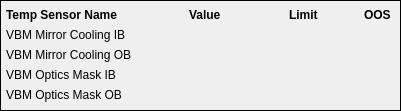
       <widget class="QFrame" name="frame_4">
        <property name="geometry">
         <rect>
          <x>960</x>
          <y>7</y>
          <width>401</width>
          <height>111</height>
         </rect>
        </property>
        <property name="frameShape">
         <enum>QFrame::Box</enum>
        </property>
        <property name="frameShadow">
         <enum>QFrame::Plain</enum>
        </property>
        <widget class="QLabel" name="label_98">
         <property name="geometry">
          <rect>
           <x>6</x>
           <y>6</y>
           <width>151</width>
           <height>17</height>
          </rect>
         </property>
         <property name="font">
          <font>
           <weight>75</weight>
           <bold>true</bold>
          </font>
         </property>
         <property name="text">
          <string>Temp Sensor Name</string>
         </property>
        </widget>
        <widget class="QLabel" name="label_100">
         <property name="geometry">
          <rect>
           <x>6</x>
           <y>66</y>
           <width>151</width>
           <height>17</height>
          </rect>
         </property>
         <property name="text">
          <string>VBM Optics Mask IB</string>
         </property>
        </widget>
        <widget class="QLabel" name="label_95">
         <property name="geometry">
          <rect>
           <x>189</x>
           <y>6</y>
           <width>71</width>
           <height>17</height>
          </rect>
         </property>
         <property name="font">
          <font>
           <weight>75</weight>
           <bold>true</bold>
          </font>
         </property>
         <property name="text">
          <string>Value</string>
         </property>
        </widget>
        <widget class="QELabel" name="qelabel_176">
         <property name="geometry">
          <rect>
           <x>164</x>
           <y>26</y>
           <width>91</width>
           <height>17</height>
          </rect>
         </property>
         <property name="alignment">
          <set>Qt::AlignRight|Qt::AlignTrailing|Qt::AlignVCenter</set>
         </property>
         <property name="variable" stdset="0">
          <string>MCTVBM01TES04:TEMPERATURE_MONITOR</string>
         </property>
        </widget>
        <widget class="QLabel" name="label_99">
         <property name="geometry">
          <rect>
           <x>6</x>
           <y>46</y>
           <width>151</width>
           <height>17</height>
          </rect>
         </property>
         <property name="text">
          <string>VBM Mirror Cooling OB</string>
         </property>
        </widget>
        <widget class="QELabel" name="qelabel_167">
         <property name="geometry">
          <rect>
           <x>268</x>
           <y>26</y>
           <width>86</width>
           <height>17</height>
          </rect>
         </property>
         <property name="alignment">
          <set>Qt::AlignRight|Qt::AlignTrailing|Qt::AlignVCenter</set>
         </property>
         <property name="variable" stdset="0">
          <string>MCTVBM01TES04:TEMPERATURE_MONITOR_HIHI</string>
         </property>
         <property name="displayAlarmStateOption" stdset="0">
          <enum>QELabel::WhenInvalid</enum>
         </property>
        </widget>
        <widget class="QESimpleShape" name="qesimpleshape_40">
         <property name="geometry">
          <rect>
           <x>371</x>
           <y>27</y>
           <width>16</width>
           <height>16</height>
          </rect>
         </property>
         <property name="shape">
          <enum>QSimpleShape::cross</enum>
         </property>
         <property name="edgeColour">
          <color alpha="0">
           <red>0</red>
           <green>0</green>
           <blue>0</blue>
          </color>
         </property>
         <property name="colour0" stdset="0">
          <color alpha="0">
           <red>200</red>
           <green>200</green>
           <blue>200</blue>
          </color>
         </property>
         <property name="colour1" stdset="0">
          <color>
           <red>0</red>
           <green>0</green>
           <blue>0</blue>
          </color>
         </property>
         <property name="flash1" stdset="0">
          <bool>false</bool>
         </property>
         <property name="variable" stdset="0">
          <string>MCTVBM01TES04:EPS_OOS_STATUS</string>
         </property>
         <property name="edgeAlarmStateOption" stdset="0">
          <enum>QESimpleShape::Never</enum>
         </property>
         <property name="displayAlarmStateOption" stdset="0">
          <enum>QESimpleShape::Never</enum>
         </property>
         <property name="oosAware">
          <bool>true</bool>
         </property>
        </widget>
        <widget class="QESimpleShape" name="qesimpleshape_39">
         <property name="geometry">
          <rect>
           <x>371</x>
           <y>47</y>
           <width>16</width>
           <height>16</height>
          </rect>
         </property>
         <property name="shape">
          <enum>QSimpleShape::cross</enum>
         </property>
         <property name="edgeColour">
          <color alpha="0">
           <red>0</red>
           <green>0</green>
           <blue>0</blue>
          </color>
         </property>
         <property name="colour0" stdset="0">
          <color alpha="0">
           <red>200</red>
           <green>200</green>
           <blue>200</blue>
          </color>
         </property>
         <property name="colour1" stdset="0">
          <color>
           <red>0</red>
           <green>0</green>
           <blue>0</blue>
          </color>
         </property>
         <property name="variable" stdset="0">
          <string>MCTVBM01TES05:EPS_OOS_STATUS</string>
         </property>
         <property name="edgeAlarmStateOption" stdset="0">
          <enum>QESimpleShape::Never</enum>
         </property>
         <property name="displayAlarmStateOption" stdset="0">
          <enum>QESimpleShape::Never</enum>
         </property>
         <property name="oosAware">
          <bool>true</bool>
         </property>
        </widget>
        <widget class="QLabel" name="label_97">
         <property name="geometry">
          <rect>
           <x>289</x>
           <y>6</y>
           <width>61</width>
           <height>17</height>
          </rect>
         </property>
         <property name="font">
          <font>
           <weight>75</weight>
           <bold>true</bold>
          </font>
         </property>
         <property name="text">
          <string>Limit</string>
         </property>
        </widget>
        <widget class="QELabel" name="qelabel_168">
         <property name="geometry">
          <rect>
           <x>268</x>
           <y>46</y>
           <width>86</width>
           <height>17</height>
          </rect>
         </property>
         <property name="alignment">
          <set>Qt::AlignRight|Qt::AlignTrailing|Qt::AlignVCenter</set>
         </property>
         <property name="variable" stdset="0">
          <string>MCTVBM01TES05:TEMPERATURE_MONITOR_HIHI</string>
         </property>
         <property name="displayAlarmStateOption" stdset="0">
          <enum>QELabel::WhenInvalid</enum>
         </property>
        </widget>
        <widget class="QELabel" name="qelabel_188">
         <property name="geometry">
          <rect>
           <x>164</x>
           <y>86</y>
           <width>91</width>
           <height>17</height>
          </rect>
         </property>
         <property name="alignment">
          <set>Qt::AlignRight|Qt::AlignTrailing|Qt::AlignVCenter</set>
         </property>
         <property name="variable" stdset="0">
          <string>MCTVBM01TES07:TEMPERATURE_MONITOR</string>
         </property>
        </widget>
        <widget class="QLabel" name="label_83">
         <property name="geometry">
          <rect>
           <x>6</x>
           <y>26</y>
           <width>151</width>
           <height>17</height>
          </rect>
         </property>
         <property name="text">
          <string>VBM Mirror Cooling IB</string>
         </property>
        </widget>
        <widget class="QESimpleShape" name="qesimpleshape_38">
         <property name="geometry">
          <rect>
           <x>371</x>
           <y>68</y>
           <width>16</width>
           <height>16</height>
          </rect>
         </property>
         <property name="shape">
          <enum>QSimpleShape::cross</enum>
         </property>
         <property name="edgeColour">
          <color alpha="0">
           <red>0</red>
           <green>0</green>
           <blue>0</blue>
          </color>
         </property>
         <property name="colour0" stdset="0">
          <color alpha="0">
           <red>200</red>
           <green>200</green>
           <blue>200</blue>
          </color>
         </property>
         <property name="colour1" stdset="0">
          <color>
           <red>0</red>
           <green>0</green>
           <blue>0</blue>
          </color>
         </property>
         <property name="flash1" stdset="0">
          <bool>false</bool>
         </property>
         <property name="variable" stdset="0">
          <string>MCTVBM01TES06:EPS_OOS_STATUS</string>
         </property>
         <property name="edgeAlarmStateOption" stdset="0">
          <enum>QESimpleShape::Never</enum>
         </property>
         <property name="displayAlarmStateOption" stdset="0">
          <enum>QESimpleShape::Never</enum>
         </property>
         <property name="oosAware">
          <bool>true</bool>
         </property>
        </widget>
        <widget class="QELabel" name="qelabel_185">
         <property name="geometry">
          <rect>
           <x>164</x>
           <y>66</y>
           <width>91</width>
           <height>17</height>
          </rect>
         </property>
         <property name="alignment">
          <set>Qt::AlignRight|Qt::AlignTrailing|Qt::AlignVCenter</set>
         </property>
         <property name="variable" stdset="0">
          <string>MCTVBM01TES06:TEMPERATURE_MONITOR</string>
         </property>
        </widget>
        <widget class="QLabel" name="label_101">
         <property name="geometry">
          <rect>
           <x>6</x>
           <y>86</y>
           <width>151</width>
           <height>17</height>
          </rect>
         </property>
         <property name="text">
          <string>VBM Optics Mask OB</string>
         </property>
        </widget>
        <widget class="QESimpleShape" name="qesimpleshape_41">
         <property name="geometry">
          <rect>
           <x>371</x>
           <y>88</y>
           <width>16</width>
           <height>16</height>
          </rect>
         </property>
         <property name="shape">
          <enum>QSimpleShape::cross</enum>
         </property>
         <property name="edgeColour">
          <color alpha="0">
           <red>0</red>
           <green>0</green>
           <blue>0</blue>
          </color>
         </property>
         <property name="colour0" stdset="0">
          <color alpha="0">
           <red>200</red>
           <green>200</green>
           <blue>200</blue>
          </color>
         </property>
         <property name="colour1" stdset="0">
          <color>
           <red>0</red>
           <green>0</green>
           <blue>0</blue>
          </color>
         </property>
         <property name="flash1" stdset="0">
          <bool>false</bool>
         </property>
         <property name="variable" stdset="0">
          <string>MCTVBM01TES07:EPS_OOS_STATUS</string>
         </property>
         <property name="edgeAlarmStateOption" stdset="0">
          <enum>QESimpleShape::Never</enum>
         </property>
         <property name="displayAlarmStateOption" stdset="0">
          <enum>QESimpleShape::Never</enum>
         </property>
         <property name="oosAware">
          <bool>true</bool>
         </property>
        </widget>
        <widget class="QELabel" name="qelabel_184">
         <property name="geometry">
          <rect>
           <x>164</x>
           <y>46</y>
           <width>91</width>
           <height>17</height>
          </rect>
         </property>
         <property name="alignment">
          <set>Qt::AlignRight|Qt::AlignTrailing|Qt::AlignVCenter</set>
         </property>
         <property name="variable" stdset="0">
          <string>MCTVBM01TES05:TEMPERATURE_MONITOR</string>
         </property>
        </widget>
        <widget class="QELabel" name="qelabel_170">
         <property name="geometry">
          <rect>
           <x>268</x>
           <y>66</y>
           <width>86</width>
           <height>17</height>
          </rect>
         </property>
         <property name="alignment">
          <set>Qt::AlignRight|Qt::AlignTrailing|Qt::AlignVCenter</set>
         </property>
         <property name="variable" stdset="0">
          <string>MCTVBM01TES06:TEMPERATURE_MONITOR_HIHI</string>
         </property>
         <property name="displayAlarmStateOption" stdset="0">
          <enum>QELabel::WhenInvalid</enum>
         </property>
        </widget>
        <widget class="QLabel" name="label_96">
         <property name="geometry">
          <rect>
           <x>364</x>
           <y>6</y>
           <width>36</width>
           <height>17</height>
          </rect>
         </property>
         <property name="font">
          <font>
           <weight>75</weight>
           <bold>true</bold>
          </font>
         </property>
         <property name="text">
          <string>OOS</string>
         </property>
        </widget>
        <widget class="QELabel" name="qelabel_186">
         <property name="geometry">
          <rect>
           <x>268</x>
           <y>86</y>
           <width>86</width>
           <height>17</height>
          </rect>
         </property>
         <property name="alignment">
          <set>Qt::AlignRight|Qt::AlignTrailing|Qt::AlignVCenter</set>
         </property>
         <property name="variable" stdset="0">
          <string>MCTVBM01TES07:TEMPERATURE_MONITOR_HIHI</string>
         </property>
         <property name="displayAlarmStateOption" stdset="0">
          <enum>QELabel::WhenInvalid</enum>
         </property>
        </widget>
       </widget>
